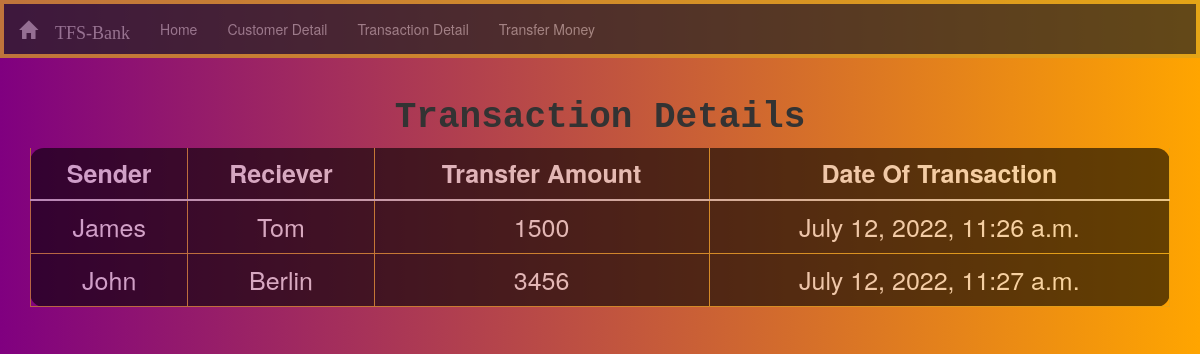
Before: /transactionDetail/ with the older database file.
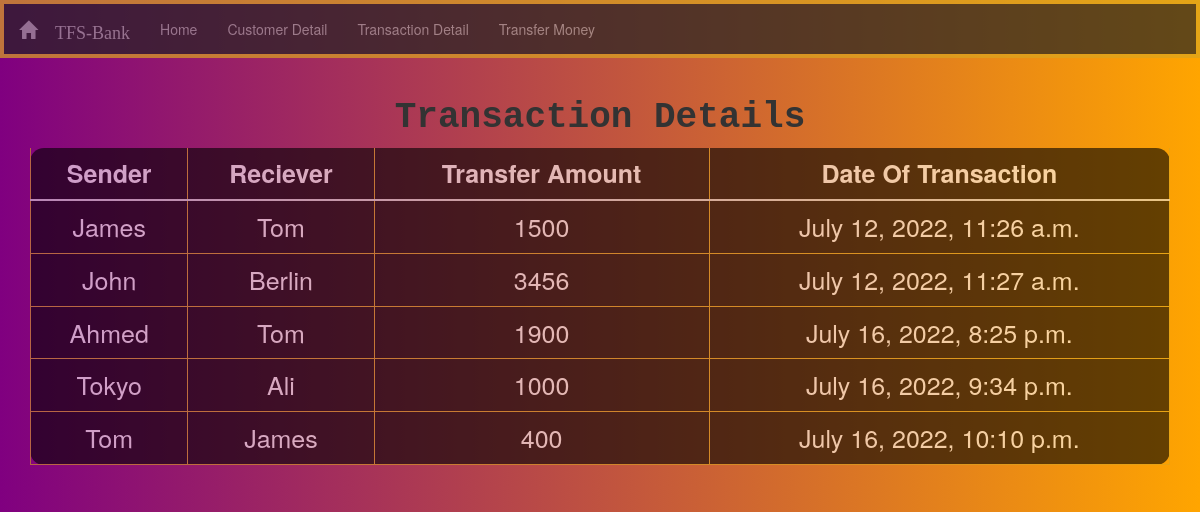
After: the same page with the newer database file.
### basicBank/models.py (models this page shows)
class TransactionDetail(models.Model):
    sender = models.CharField(max_length=200, null=True)
    reciever = models.CharField(max_length=200, null=True)
    amount = models.IntegerField(default=0)
    date_tran = models.DateTimeField(auto_now_add=True)

### basicBank/views.py (the view)
# urls.py: path('transactionDetail/',views.transactionDetails, name= 'transactionDetail'),
def transactionDetails(request):
    transaction=TransactionDetail.objects.all()
    return render(request , 'transactionDetail.html' , {'transaction' : transaction})

### templates/transactionDetail.html (shortened to what this page needs)
{% extends 'index.html' %}
{% load static %}
{% block bodycontainer %}
<div class="container">
  <div class="row">
    <div class="col-sm-12 col-lg-12 col-md-12  d-block">
      <h1>Transaction
        Details</h1>
      <table class="table table-hover" style="font-size: 25px;">
        <thead>
          <tr>
            <th>Sender</th>
            <th>Reciever</th>
            <th>Transfer Amount</th>
            <th>Date Of Transaction</th>
          </tr>
        </thead>
        <tbody>
          {% for i in transaction %}
          <tr>
            <td>{{i.sender}}</td>
            <td>{{i.reciever}}</td>
            <td>{{i.amount}}</td>
            <td>{{i.date_tran}}</td>
          </tr>
          {% endfor %}
        </tbody>
      </table>
    </div>
  </div>
</div>
{% endblock bodycontainer %}

### templates/index.html (shortened to what this page needs)
<!DOCTYPE html>
<html lang="en">
{% load static %}
<head>
    <link rel="stylesheet" href="https://maxcdn.bootstrapcdn.com/bootstrap/3.4.1/css/bootstrap.min.css">
    <link rel="stylesheet" href="{% static 'assets/css/style.css' %}">
</head>
<body>
    <nav class="navbar navbar-inverse" style="border-radius:0% ; border:4px solid goldenrod ; opacity: 0.7;">
        <div class="container-fluid">
            <div class="navbar-header">
                <a class="navbar-brand glyphicon glyphicon-home" href="{% url 'index' %}"> TFS-Bank</a>
            </div>
            <ul class="nav navbar-nav float-right hidden-xs">
                <li><a href="{% url 'index' %}">Home</a></li>
                <li><a href="{% url 'customers' %}">Customer Detail</a></li>
                <li><a href="{% url 'transactionDetail' %}">Transaction Detail</a></li>
                <li><a href="{% url 'transferMoney' %}">Transfer Money</a></li>
            </ul>
        </div>
    </nav>
    {% block bodycontainer %}{% endblock bodycontainer %}
</body>
</html>

### static/assets/css/style.css (style rules this page uses)
* { text-decoration: none !important; }
body { background-image: linear-gradient(90deg ,purple , orange); position: relative; }
h1 { text-align: center; font-weight: bolder; font-family: 'Courier New', Courier, monospace; }
.table { background-color: black; color: white; margin-right: 40px; padding: 5px; opacity: 0.6; border-radius: 14px; }
td ,th { text-align: center; border:1px solid goldenrod; }

Changed rows visible on the page:
added TransactionDetail: sender "Ahmed", reciever "Tom", amount "1900", date_tran "July 16, 2022, 8:25 p.m."
added TransactionDetail: sender "Tokyo", reciever "Ali", amount "1000", date_tran "July 16, 2022, 9:34 p.m."
added TransactionDetail: sender "Tom", reciever "James", amount "400", date_tran "July 16, 2022, 10:10 p.m."
